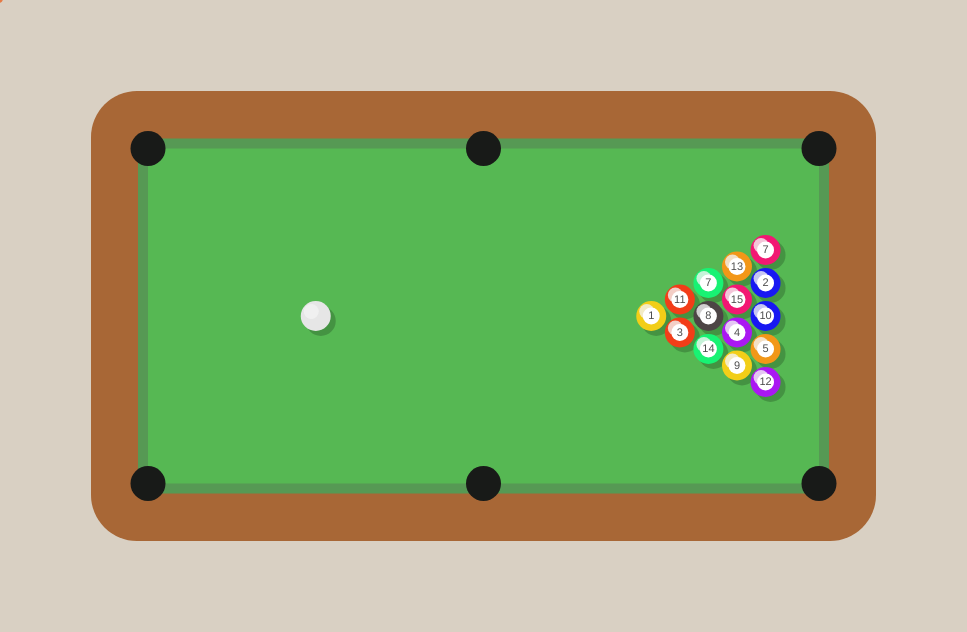
Frame 1 (no input)
Frame 60 (no input): identical to frame 1, image omitted
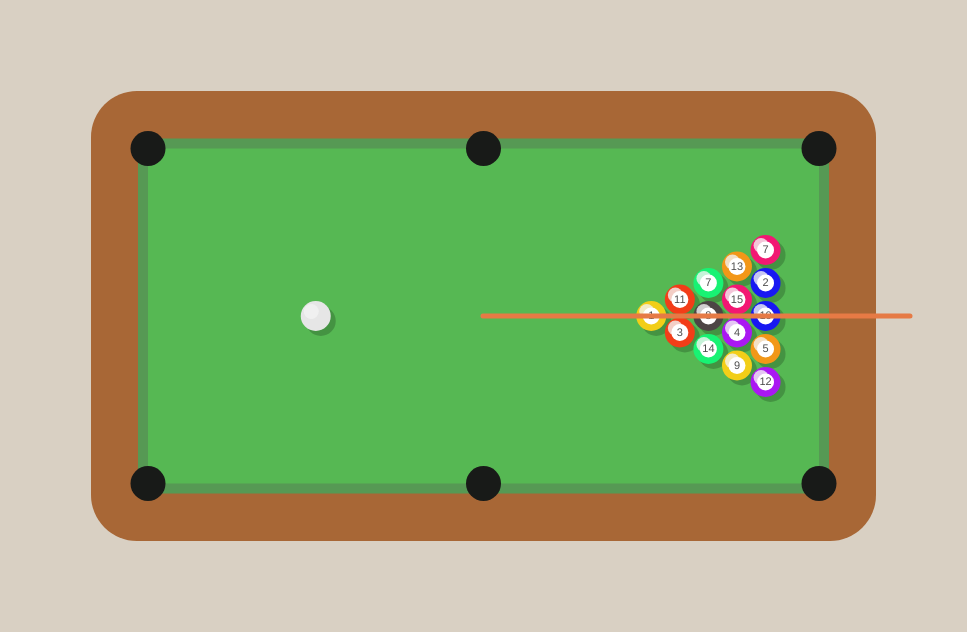
Frame 120 (the mouse pressed at the canvas centre since frame 60)

The p5.js sketch that drew these frames (run headless with seeded random() and noise() and a simulated clock; from frame 60 on, the mouse is pressed at the canvas centre):

// p5.js sketch
// ── sketch.js
function metersToPx(meters) {
  return Math.round(meters * 300);
}

function inchesToPx(inches) {
  return metersToPx((inches * 2.54) / 100);
}

function feetToPx(feet, inches = 0) {
  return inchesToPx(feet * 12 + inches);
}

let table = {
  height: inchesToPx(59),
  width: inchesToPx(103),
};

let tableToRoomDistance = feetToPx(1); // 3' 5"

let playArea = {
  height: inchesToPx(44),
  width: inchesToPx(88),
};

let room = {
  width: table.width + tableToRoomDistance * 2,
  height: table.height + tableToRoomDistance * 2,
};

playArea.x = (room.width - playArea.width) / 2;
playArea.y = (room.height - playArea.height) / 2;

let bumperSize = inchesToPx(1.25);

let pockets = [
  {
    x: playArea.x,
    y: playArea.y,
  },
  {
    x: playArea.x + playArea.width,
    y: playArea.y,
  },
  {
    x: playArea.x,
    y: playArea.y + playArea.height,
  },
  {
    x: playArea.x + playArea.width,
    y: playArea.y + playArea.height,
  },
  {
    x: playArea.x + playArea.width / 2,
    y: playArea.y,
  },
  {
    x: playArea.x + playArea.width / 2,
    y: playArea.y + playArea.height,
  },
];

let balls;

let pocketDiameter = inchesToPx(4 + 5 / 8);

let ballDiameter = inchesToPx(4); // inchesToPx(2 + 1 / 4);
let shadowOffset = ballDiameter / 6;
let ballRadius = ballDiameter / 2;

let ballLabelFontSize = inchesToPx(1 + 1 / 2);
let ballLabelDiameter = inchesToPx(2 + 1 / 4);

let cueStickLength = inchesToPx(56);

let attrition = 0.95;
let bounceAttrition = 0.9;
let minVelocity2 = 1;

let maxVelocity = metersToPx(11.6); // m/s
let maxStickPull = inchesToPx(25);

let styles;

function setup() {
  colorMode(HSB);
  styles = {
    table: () => {
      noStroke();
      fill(26, 68, 66);
    },
    green: () => {
      noStroke();
      fill(118, 55, 72);
    },
    bumper: () => {
      noStroke();
      fill(118, 45, 60);
    },
    pocket: () => {
      noStroke();
      fill(118, 5, 10);
    },
    background: () => {
      return color(36, 10, 85);
    },
    ball: (color) => {
      noStroke();
      fill(color);
    },
    ballShadow: () => {
      noStroke();
      fill(0, 0, 0, 0.2);
    },
    ballHighlight: () => {
      fill(0, 0, 95, 0.8);
    },
    ballLabelBackground: () => {
      noStroke();
      fill(0, 0, 100);
    },
    ballLabelText: () => {
      noStroke();
      textSize(ballLabelFontSize);
      textAlign(CENTER, CENTER);
      fill(30);
    },
    stick: () => {
      stroke(20, 70, 90);
      strokeWeight(5);
    },
  };

  let cv = createCanvas(room.width, room.height);
  balls = initBalls();
  cv.mouseClicked(() => {
    if (!isMoving(balls[0])) {
      hit(balls[0]);
    }
  });
}

function draw() {
  background(styles.background());
  drawTable();
  drawBallShadows();
  drawBalls();
  if (!isMoving(balls[0])) {
    drawStick(balls[0]);
  }
  updatePositions();
  bounceBallsOnWalls();
  applyBallsCollisions();
  checkHoles();
}

function drawBumper() {
  styles.bumper();
  rect(
    playArea.x - bumperSize,
    playArea.y - bumperSize,
    playArea.width + bumperSize * 2,
    playArea.height + bumperSize * 2
  );
}

function drawGreen() {
  styles.green();
  rect(playArea.x, playArea.y, playArea.width, playArea.height);
}

function drawTableFrame() {
  styles.table();
  rect(
    tableToRoomDistance,
    tableToRoomDistance,
    table.width,
    table.height,
    inchesToPx(6)
  );
}

function drawPockets() {
  styles.pocket();
  for (let i = 0; i < pockets.length; i++) {
    circle(pockets[i].x, pockets[i].y, pocketDiameter);
  }
}

function drawTable() {
  drawTableFrame();
  drawBumper();
  drawGreen();
  drawPockets();
}

function initBalls() {
  colorMode(HSB);
  let cx = playArea.x + playArea.width / 4;
  let cy = playArea.y + playArea.height / 2;

  let dx = playArea.x + (playArea.width / 4) * 3;
  let dy = playArea.y + playArea.height / 2;

  let white = color(0, 0, 90);
  let yellow = color(50, 90, 95);
  let red = color(10, 90, 95);
  let green = color(145, 90, 95);
  let orange = color(35, 90, 95);
  let blue = color(240, 90, 95);
  let purple = color(335, 90, 95);
  let magenta = color(280, 90, 95);
  let black = color(0, 10, 30);

  let angle = (30 / 180) * Math.PI;
  let dist = 1.1;

  let row1x = Math.cos(angle) * ballDiameter * dist;
  let row2x = row1x + Math.cos(angle) * ballDiameter * dist;
  let row3x = row2x + Math.cos(angle) * ballDiameter * dist;
  let row4x = row3x + Math.cos(angle) * ballDiameter * dist;
  let row1y = Math.sin(angle) * ballDiameter * dist;
  return [
    { x: cx, y: cy, vx: 0, vy: 0, color: white },
    { x: dx, y: dy, vx: 0, vy: 0, number: 1, color: yellow },
    { x: dx + row1x, y: dy + row1y, vx: 0, vy: 0, number: 3, color: red },
    { x: dx + row1x, y: dy - row1y, vx: 0, vy: 0, number: 11, color: red },
    {
      x: dx + row2x,
      y: dy + ballDiameter * dist,
      vx: 0,
      vy: 0,
      number: 14,
      color: green,
    },
    {
      x: dx + row2x,
      y: dy,
      vx: 0,
      vy: 0,
      number: 8,
      color: black,
    },
    {
      x: dx + row2x,
      y: dy - ballDiameter * dist,
      vx: 0,
      vy: 0,
      number: 7,
      color: green,
    },

    {
      x: dx + row3x,
      y: dy + row1y + ballDiameter * dist,
      vx: 0,
      vy: 0,
      number: 9,
      color: yellow,
    },
    { x: dx + row3x, y: dy + row1y, vx: 0, vy: 0, number: 4, color: magenta },
    {
      x: dx + row3x,
      y: dy - row1y,
      vx: 0,
      vy: 0,
      number: 15,
      color: purple,
    },
    {
      x: dx + row3x,
      y: dy - row1y - ballDiameter * dist,
      vx: 0,
      vy: 0,
      number: 13,
      color: orange,
    },
    {
      x: dx + row4x,
      y: dy + ballDiameter * dist * 2,
      vx: 0,
      vy: 0,
      number: 12,
      color: magenta,
    },
    {
      x: dx + row4x,
      y: dy + ballDiameter * dist,
      vx: 0,
      vy: 0,
      number: 5,
      color: orange,
    },
    { x: dx + row4x, y: dy, vx: 0, vy: 0, number: 10, color: blue },
    {
      x: dx + row4x,
      y: dy - ballDiameter * dist,
      vx: 0,
      vy: 0,
      number: 2,
      color: blue,
    },
    {
      x: dx + row4x,
      y: dy - ballDiameter * dist * 2,
      vx: 0,
      vy: 0,
      number: 7,
      color: purple,
    },
  ];
}

function drawBall(x, y, color) {
  styles.ball(color);
  circle(x, y, ballDiameter);
  styles.ballHighlight();
  let factor = 0.15;
  circle(x - ballDiameter * factor, y - ballDiameter * factor, ballRadius);
}

function drawBallShadow(x, y) {
  styles.ballShadow();
  circle(x + shadowOffset, y + shadowOffset, ballDiameter);
}

function drawAnyBall(x, y, color, number) {
  drawBall(x, y, color);
  if (typeof number !== "undefined") {
    styles.ballLabelBackground();
    circle(x, y, ballLabelDiameter);
    styles.ballLabelText();
    text(String(number), x, y);
  }
}

function drawBallShadows() {
  for (let i = 0; i < balls.length; i++) {
    let ball = balls[i];
    drawBallShadow(ball.x, ball.y);
  }
}

function drawBalls() {
  for (let i = 0; i < balls.length; i++) {
    let ball = balls[i];
    drawAnyBall(ball.x, ball.y, ball.color, ball.number);
  }
}

function drawStick(ballPosition) {
  styles.stick();
  let ex = mouseX - ballPosition.x;
  let ey = mouseY - ballPosition.y;
  // let d = Math.min(maxVelocity, Math.sqrt(ex * ex + ey * ey))
  let a = Math.atan2(ey, ex);
  line(
    mouseX,
    mouseY,
    mouseX + Math.cos(a) * cueStickLength,
    mouseY + Math.sin(a) * cueStickLength
  );
}

function hit(ball) {
  let ex = mouseX - ball.x;
  let ey = mouseY - ball.y;
  let d = Math.min(Math.sqrt(ex * ex + ey * ey), maxStickPull);
  let a = Math.atan2(ey, ex);
  let v = (d / maxStickPull) * maxVelocity;
  ball.vx = -Math.cos(a) * v;
  ball.vy = -Math.sin(a) * v;
}

function applyVelocity(ball) {
  let mul = deltaTime / 1000;
  ball.x += ball.vx * mul;
  ball.y += ball.vy * mul;
  ball.vx *= attrition;
  ball.vy *= attrition;
  let v = ball.vx * ball.vx + ball.vy * ball.vy;
  if (v < minVelocity2) {
    ball.vx = 0;
    ball.vy = 0;
  }
}

function updatePositions() {
  balls.forEach(applyVelocity);
}

function bounceBall(ball) {
  if (ball.x < playArea.x) {
    ball.x = playArea.x;
    ball.vx = -bounceAttrition * ball.vx;
  } else if (ball.x > playArea.x + playArea.width) {
    ball.x = playArea.x + playArea.width;
    ball.vx = -bounceAttrition * ball.vx;
  }

  if (ball.y < playArea.y) {
    ball.y = playArea.y;
    ball.vy = -bounceAttrition * ball.vy;
  } else if (ball.y > playArea.y + playArea.height) {
    ball.y = playArea.y + playArea.height;
    ball.vy = -bounceAttrition * ball.vy;
  }
}

function bounceBallsOnWalls() {
  balls.forEach(bounceBall);
}

function testCollision(a, r1, b, r2) {
  let dx = a.x - b.x;
  let dy = a.y - b.y;
  let distance = Math.sqrt(dx * dx + dy * dy);
  return distance <= r1 + r2;
}

// https://en.wikipedia.org/wiki/Elastic_collision
function applyBallsCollision(a, b) {
  let tvx = b.y - a.y;
  let tvy = -(b.x - a.x);
  let td = Math.sqrt(tvx * tvx + tvy * tvy);
  tvx /= td;
  tvy /= td;

  let rvx = a.vx - b.vx;
  let rvy = a.vy - b.vy;

  let dp = tvx * rvx + tvy * rvy;

  let vcOnTangentX = tvx * dp;
  let vcOnTangentY = tvy * dp;

  let vcPerpendicularToTangentX = rvx - vcOnTangentX;
  let vcPerpendicularToTangentY = rvy - vcOnTangentY;

  a.vx -= vcPerpendicularToTangentX;
  a.vy -= vcPerpendicularToTangentY;

  b.vx += vcPerpendicularToTangentX;
  b.vy += vcPerpendicularToTangentY;

  let d = Math.sqrt((b.x - a.x) * (b.x - a.x) + (b.y - a.y) * (b.y - a.y));
  let d2 = (ballDiameter - d) / 0.51;

  a.x -= d2 * tvx;
  a.y -= d2 * tvy;

  b.x += d2 * tvx;
  b.y += d2 * tvy;
}

function applyOneToManyBallsCollisions(target, rest) {
  for (let other of rest) {
    if (testCollision(target, ballRadius, other, ballRadius)) {
      applyBallsCollision(target, other);
    }
  }
}

function applyBallsCollisions() {
  for (let i = 0; i < balls.length - 1; i++) {
    applyOneToManyBallsCollisions(balls[i], balls.slice(i + 1));
  }
}

function arrayRemove(arr, item) {
  let i = arr.indexOf(item);
  if (i >= 0) {
    arr.splice(i, 1);
  }
}

function checkHole(ball) {
  for (let pocket of pockets) {
    if (
      testCollision(pocket, pocketDiameter / 2, ball, ballLabelDiameter / 2)
    ) {
      arrayRemove(balls, ball);
      return;
    }
  }
}

function checkHoles() {
  // not checking the white ball on purpose
  for (let i = 1; i < balls.length; i++) {
    checkHole(balls[i]);
  }
}

function isMoving(ball) {
  return ball.vx !== 0 || ball.vy !== 0;
}
